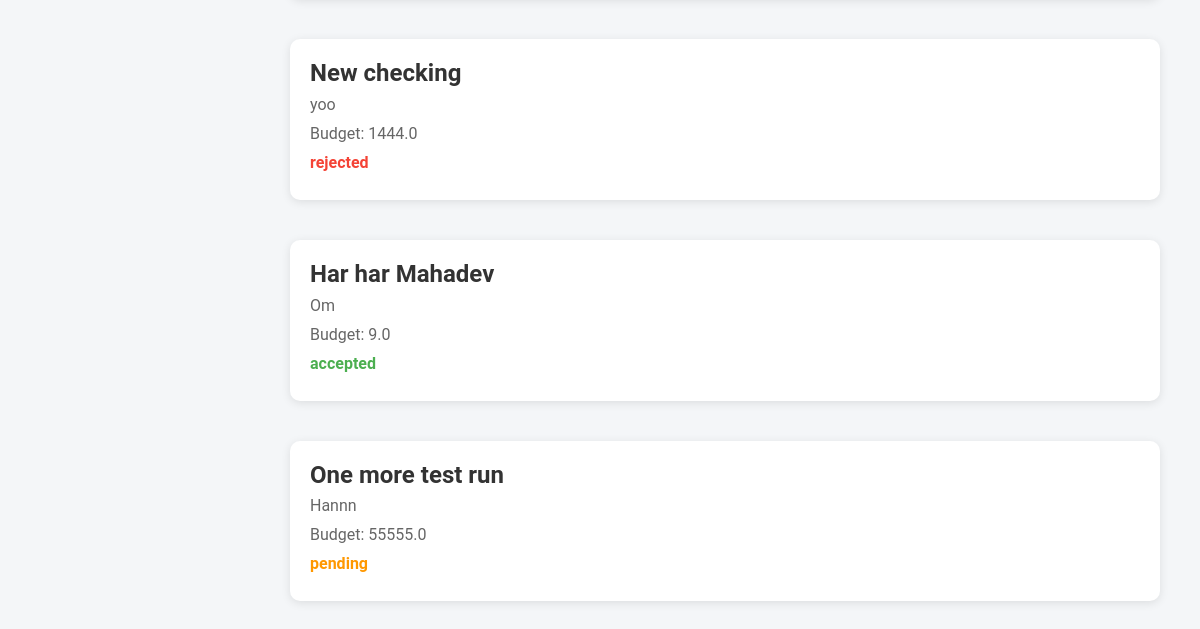
Before: /influencer/campaign/request_status (signed in, lower part) with the older database file.
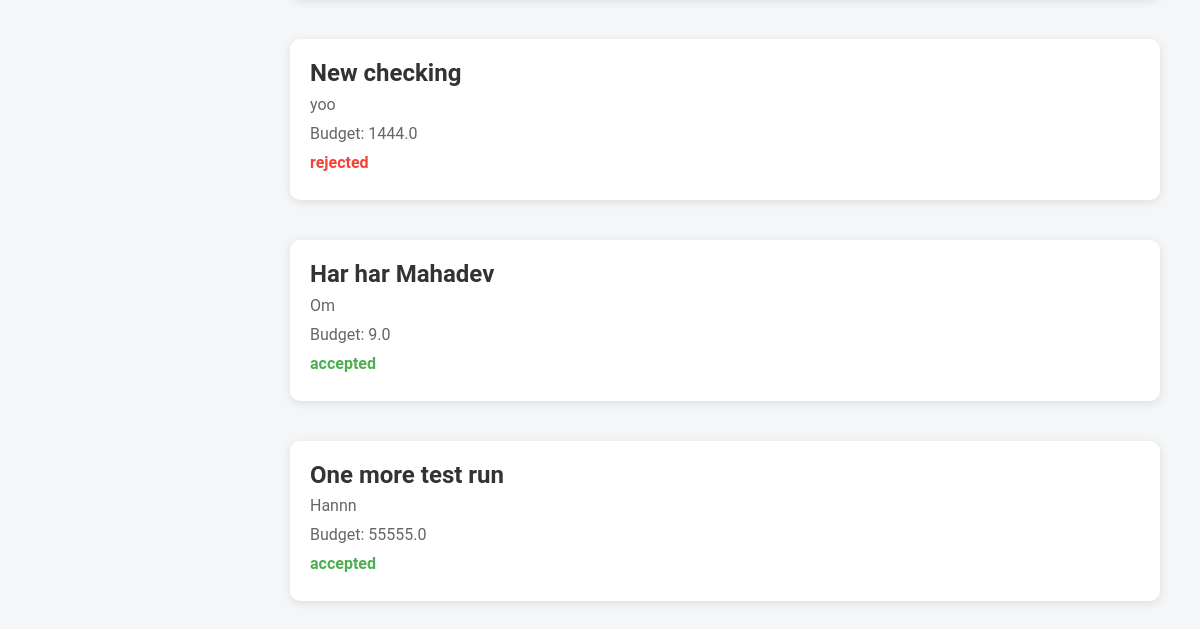
After: the same page with the newer database file.
### models.py (models this page shows, shortened)
class InterestedCampaigns(db.Model):
    __tablename__ = 'interested_campaigns'
    id = db.Column(db.Integer, primary_key=True)
    influencer_id = db.Column(
        db.Integer,
        db.ForeignKey('influencers.id', name='fk_influencer_id'),
        nullable=False
    )
    campaign_id = db.Column(
        db.Integer,
        db.ForeignKey('campaign.id', name='fk_campaign_id'),
        nullable=False
    )
    company_id = db.Column(
        db.Integer,
        db.ForeignKey('company.id', name='fk_company_id'),
        nullable=False
    )
    expressed_at = db.Column(db.DateTime, nullable=False, default=datetime.utcnow)
    status = db.Column(db.String(50), nullable=False, default='pending')
    influencer = db.relationship('Influencer', backref=db.backref('interested_campaigns', lazy=True))
    campaign = db.relationship('Campaign', backref=db.backref('interested_influencers', lazy=True))
    company = db.relationship('Company', backref=db.backref('company_interests', lazy=True))

class Campaign(db.Model):
    __tablename__ = 'campaign'
    id = db.Column(db.Integer, primary_key=True)
    title = db.Column(db.String(200), nullable=False)
    description = db.Column(db.Text, nullable=False)
    budget = db.Column(db.Float, nullable=False)
    start_date = db.Column(db.Date, nullable=False)
    end_date = db.Column(db.Date, nullable=False)
    company_id = db.Column(db.Integer, db.ForeignKey('company.id'), nullable=False)
    status = db.Column(db.String(50), nullable=False, default='pending')
    category = db.Column(db.String(255), nullable=False)
    created_at = db.Column(db.DateTime, nullable=False, default=datetime.utcnow)
    visibility = db.Column(db.String(50), nullable=False, default='public')
    influencers = db.relationship('Influencer', secondary=influencer_campaign_association, back_populates='campaigns')

### influencer_routes.py (the view)
@app.route('/influencer/campaign/request_status')
@influencer_auth_required
def request_status():
    user = Influencer.query.get(session['influencer_id'])
    interests = InterestedCampaigns.query.filter_by(influencer_id=user.id).all()
    return render_template('influencer_request_status.html', user=user, interests=interests)

### influencer_routes.py (called while the page is built)
def influencer_auth_required(func):
    @wraps(func)
    def func2(*args, **kwargs):
        if 'influencer_id' in session:
            return func(*args, **kwargs)
        else:
            flash("Please login first")
            return redirect(url_for('influencer_login'))
    return func2

### templates/influencer_request_status.html (shortened to what this page needs)
{% extends 'layout.html' %}
{% block content %}
    <div class="container-box">
        <div class="main-content">
            <div class="status-list">
                {% for interest in interests %}
                <div class="status-item">
                    <h3>{{ interest.campaign.title }}</h3>
                    <p>{{ interest.campaign.description }}</p>
                    <p>Budget: {{ interest.campaign.budget }}</p>
                    <p class="status {{ interest.status|lower }}">{{ interest.status }}</p>
                </div>
                {% endfor %}
            </div>
        </div>
    </div>
{% endblock %}

Changed rows visible on the page:
changed InterestedCampaigns "One more test run": status "pending" → "accepted"
